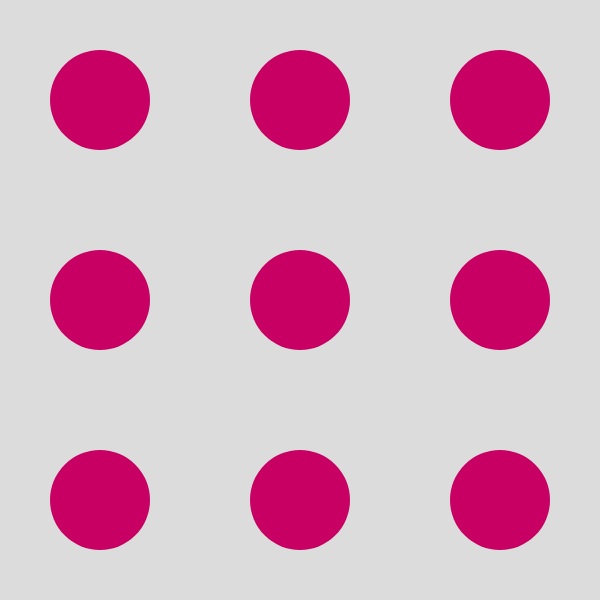
Frame 1 (no input)
Frame 60 (no input): identical to frame 1, image omitted
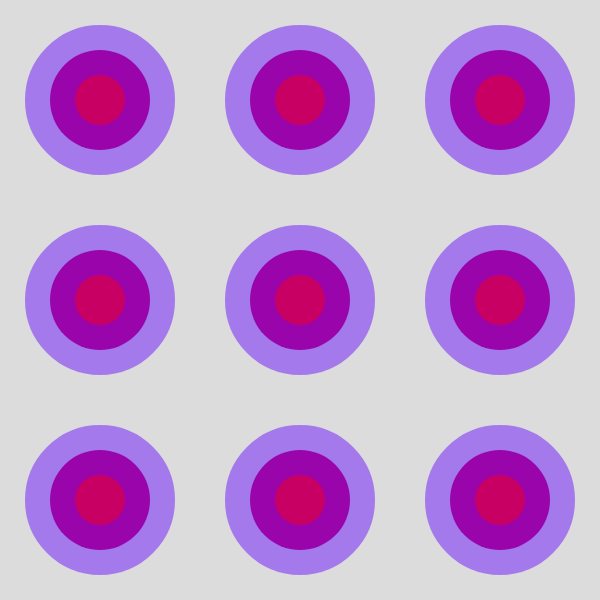
Frame 120 (the mouse pressed at the canvas centre since frame 60)

The p5.js sketch that drew these frames (run headless with seeded random() and noise() and a simulated clock; from frame 60 on, the mouse is pressed at the canvas centre):

// p5.js sketch
// ── sketch.js
const DIM = 3
let tileSize

function setup() {
  createCanvas(600, 600);
  rectMode(CENTER)

  tileSize = width / DIM
}

function draw() {
  background(220);

  for (let i = 0; i < DIM; i++) {
    for (let j = 0; j < DIM; j++) {
      const strokeThickness = map(mouseX, 0, width, 0, tileSize * 0.5)
      strokeWeight(strokeThickness)
      stroke(100, 10, 250, 120)
      fill(200, 0, 100)
      circle(tileSize * i + tileSize/2, tileSize * j + tileSize/2, tileSize * 0.5)
    }
  }
}
